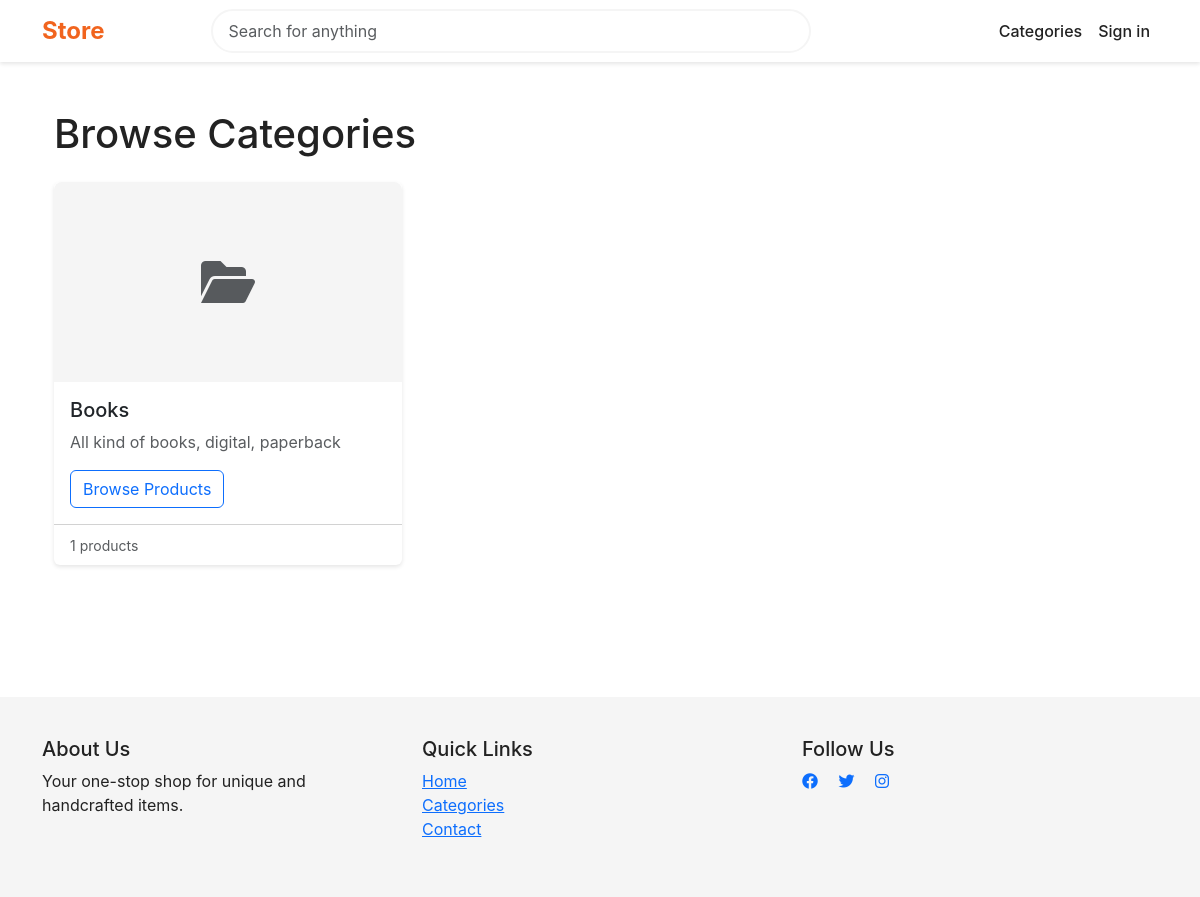
Page /categories/ on the committed database.
### store/models.py (models this page shows, shortened)
class Category(models.Model):
    name = models.CharField(max_length=200)
    slug = models.SlugField(unique=True)
    description = models.TextField(blank=True)
    image = models.ImageField(upload_to='categories/', blank=True, null=True)
    created_at = models.DateTimeField(auto_now_add=True)
    updated_at = models.DateTimeField(auto_now=True)
    class Meta:
        verbose_name_plural = 'Categories'
        ordering = ['name']

### store/views.py (the view)
# urls.py: path('categories/', views.CategoryListView.as_view(), name='category_list'),
class CategoryListView(ListView):
    model = Category
    template_name = 'store/category_list.html'
    context_object_name = 'categories'
    paginate_by = 12
    def get_queryset(self):
        return Category.objects.annotate(
            product_count=Count('products', filter=Q(products__is_available=True))
        ).filter(product_count__gt=0)

### store/templates/store/category_list.html (shortened to what this page needs)
{% extends 'store/base.html' %}
{% block content %}
<div class="container py-4">
    <h1 class="mb-4">Browse Categories</h1>
    <div class="row">
        {% for category in categories %}
        <div class="col-md-4 mb-4">
            <div class="card category-card h-100">
                {% if category.image %}
                <img src="{{ category.image.url }}" class="card-img-top category-image" alt="{{ category.name }}" style="height: 200px; object-fit: cover;">
                {% else %}
                <div class="category-placeholder" style="height: 200px; background-color: var(--light-gray); display: flex; align-items: center; justify-content: center;">
                    <i class="fas fa-folder-open fa-3x text-muted"></i>
                </div>
                {% endif %}
                <div class="card-body">
                    <h5 class="card-title">{{ category.name }}</h5>
                    {% if category.description %}
                    <p class="card-text text-muted">{{ category.description|truncatewords:20 }}</p>
                    {% endif %}
                    <a href="{% url 'store:product_list' %}?category={{ category.slug }}" class="btn btn-outline-primary stretched-link">Browse Products</a>
                </div>
                <div class="card-footer bg-transparent">
                    <small class="text-muted">{{ category.products.count }} products</small>
                </div>
            </div>
        </div>
        {% empty %}
        <div class="col-12 text-center py-5">
            <h3>No categories found</h3>
            <p class="text-muted">Check back later for new categories</p>
        </div>
        {% endfor %}
    </div>
</div>
{% endblock %}

### store/templates/store/base.html (style rules this page uses)
:root { --primary-color: #F1641E; --secondary-color: #222222; --accent-color: #595959; --background-color: #FFFFFF; --light-gray: #F5F5F5; }
body { font-family: 'Graphik Webfont', -apple-system, system-ui, Roboto, 'Droid Sans', 'Segoe UI', Helvetica, Arial, sans-serif; color: var(--secondary-color); background-color: var(--background-color); }

### store/templates/store/category_list.html (style rules this page uses)
.category-card { border: none; transition: transform 0.2s; box-shadow: 0 2px 4px rgba(0,0,0,0.1); }
.category-placeholder { border-top-left-radius: 8px; border-top-right-radius: 8px; }

### rows in the picture
Category: name "Books", description "All kind of books, digital, paperback", products.count "1"
